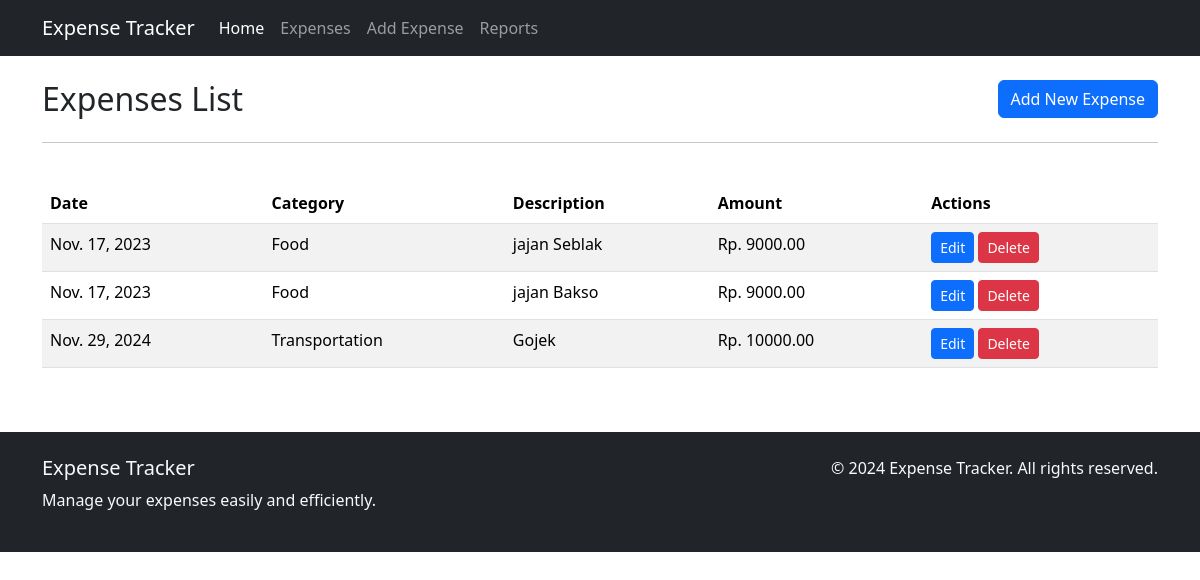
Page /expenses/ on the earlier database version.
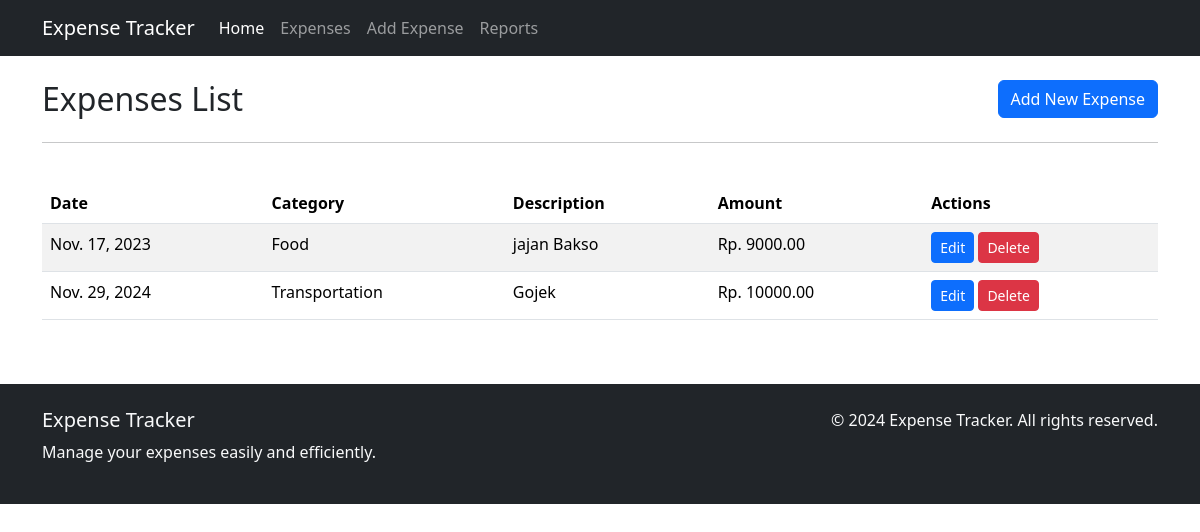
Same page on the later database version.
### pengeluaran/models.py (models this page shows)
class Expenses(models.Model):
    amount = models.DecimalField(max_digits=10, decimal_places=2, null=True)
    description = models.CharField(max_length=255, null=True)
    category = models.CharField(max_length=100, null=True)
    date = models.DateField(null=True)
    created_at = models.DateTimeField(auto_now_add=True, null=True)
    updated_at = models.DateTimeField(auto_now=True, null=True)
    def __str__(self):
        return f"{self.description} - {self.amount}"
    class Meta:
        verbose_name_plural = "Expenses"

### pengeluaran/views.py (the view)
# urls.py: path('expenses/', expenses, name='expenses'),
def expenses(request):
    print('Test Debug')
    data = Expenses.objects.all()
    print(data)
    context = {
        'data':data
    }
    return render(request, 'expenses.html', context)

### pengeluaran/templates/expenses.html (shortened to what this page needs)
{% extends 'base.html' %}
{% block content %}
<div class="container mt-4">
    <div class="row">
        <div class="col-12">
            <div class="d-flex justify-content-between align-items-center mb-4">
                <h2 class="mb-0">Expenses List</h2>
                <a href="{% url 'add-expenses' %}" class="btn btn-primary">
                     Add New Expense
                </a>
            </div>
            <hr>
        </div>
    </div>
</div>
<div class="container mt-4">
    <div class="table-responsive">
        <table class="table table-striped">
            <thead>
                <tr>
                    <th>Date</th>
                    <th>Category</th>
                    <th>Description</th>
                    <th>Amount</th>
                    <th>Actions</th>
                </tr>
            </thead>
            <tbody>
                {% for x in  data %}
                    <tr>
                        <td>{{ x.date }}</td>
                        <td>{{ x.category }}</td>
                        <td>{{ x.description }}</td>
                        <td>Rp. {{ x.amount }}</td>
                        <td>
                            <a href="{% url 'form_update_expenses' x.id %}" class="btn btn-sm btn-primary">
                                Edit
                            </a>
                            <a href="{% url 'delete_expenses' x.id %}" class="btn btn-sm btn-danger">
                                Delete
                            </a>
                        </td>
                    </tr>
                {% endfor %}
            </tbody>
        </table>
    </div>
</div>
{% endblock content %}

### templates/base.html (shortened to what this page needs)
{% load static %}
<!DOCTYPE html>
<html lang="en">
<head>
    <link rel="stylesheet" href="{% static 'css/bootstrap.min.css' %}">
</head>
<body>
    <nav class="navbar navbar-expand-lg navbar-dark bg-dark">
        <div class="container">
            <a class="navbar-brand" href="#">Expense Tracker</a>
            <div class="collapse navbar-collapse" id="navbarNav">
                <ul class="navbar-nav">
                    <li class="nav-item">
                        <a class="nav-link active" aria-current="page" href="{% url 'index' %}">Home</a>
                    </li>
                    <li class="nav-item">
                        <a class="nav-link" href="{% url 'expenses' %}">Expenses</a>
                    </li>
                    <li class="nav-item">
                        <a class="nav-link" href="{% url 'add-expenses' %}">Add Expense</a>
                    </li>
                    <li class="nav-item">
                        <a class="nav-link" href="{% url 'reports-expenses' %}">Reports</a>
                    </li>
                </ul>
            </div>
        </div>
    </nav>
    {% block content %}{% endblock content %}
    <footer class="bg-dark text-light py-4 mt-5">
        <div class="container">
            <div class="row">
                <div class="col-md-6">
                    <h5>Expense Tracker</h5>
                    <p>Manage your expenses easily and efficiently.</p>
                </div>
                <div class="col-md-6 text-md-end">
                    <p>&copy; 2024 Expense Tracker. All rights reserved.</p>
                </div>
            </div>
        </div>
    </footer>
</body>
</html>

Differences in the rows shown:
removed Expenses: date "Nov. 17, 2023", category "Food", description "jajan Seblak", amount "9000.00"
